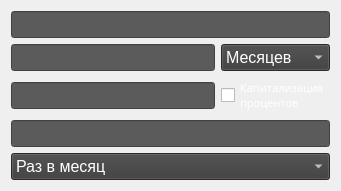
  <widget class="QWidget" name="layoutWidget">
   <property name="geometry">
    <rect>
     <x>350</x>
     <y>10</y>
     <width>341</width>
     <height>171</height>
    </rect>
   </property>
   <layout class="QGridLayout" name="gridLayout_3">
    <item row="2" column="0">
     <widget class="QLineEdit" name="procen_stavka_value">
      <property name="font">
       <font>
        <pointsize>12</pointsize>
       </font>
      </property>
      <property name="styleSheet">
       <string notr="true">background-color: rgb(91, 91, 91);
color: rgb(246, 255, 245);</string>
      </property>
     </widget>
    </item>
    <item row="0" column="0" colspan="2">
     <widget class="QLineEdit" name="summa_vklada_value">
      <property name="font">
       <font>
        <pointsize>12</pointsize>
       </font>
      </property>
      <property name="styleSheet">
       <string notr="true">background-color: rgb(91, 91, 91);
color: rgb(246, 255, 245);</string>
      </property>
     </widget>
    </item>
    <item row="3" column="0" colspan="2">
     <widget class="QLineEdit" name="stavka_naloga_value">
      <property name="font">
       <font>
        <pointsize>12</pointsize>
       </font>
      </property>
      <property name="styleSheet">
       <string notr="true">background-color: rgb(91, 91, 91);
color: rgb(246, 255, 245);</string>
      </property>
     </widget>
    </item>
    <item row="1" column="1">
     <widget class="QComboBox" name="size_of_deposit">
      <property name="font">
       <font>
        <pointsize>12</pointsize>
       </font>
      </property>
      <property name="styleSheet">
       <string notr="true">color: white;
background-color: rgb(59, 59, 59);</string>
      </property>
      <item>
       <property name="text">
        <string>Месяцев</string>
       </property>
      </item>
      <item>
       <property name="text">
        <string>Лет</string>
       </property>
      </item>
     </widget>
    </item>
    <item row="4" column="0" colspan="2">
     <widget class="QComboBox" name="hz_output">
      <property name="font">
       <font>
        <pointsize>12</pointsize>
       </font>
      </property>
      <property name="styleSheet">
       <string notr="true">color: white;
background-color: rgb(59, 59, 59);</string>
      </property>
      <item>
       <property name="text">
        <string>Раз в месяц</string>
       </property>
      </item>
      <item>
       <property name="text">
        <string>Раз в 6 месяцев</string>
       </property>
      </item>
      <item>
       <property name="text">
        <string>Раз  в 12 месяцев</string>
       </property>
      </item>
      <item>
       <property name="text">
        <string>В конце срока депозита</string>
       </property>
      </item>
     </widget>
    </item>
    <item row="1" column="0">
     <widget class="QLineEdit" name="srok_razmesheniya_value">
      <property name="font">
       <font>
        <pointsize>12</pointsize>
       </font>
      </property>
      <property name="styleSheet">
       <string notr="true">background-color: rgb(91, 91, 91);
color: rgb(246, 255, 245);</string>
      </property>
     </widget>
    </item>
    <item row="2" column="1">
     <widget class="QCheckBox" name="kapital_proc">
      <property name="font">
       <font>
        <family>Copperplate</family>
        <pointsize>8</pointsize>
        <weight>50</weight>
        <italic>false</italic>
        <bold>false</bold>
       </font>
      </property>
      <property name="styleSheet">
       <string notr="true">font: 8pt &quot;Copperplate&quot;;
color: white;</string>
      </property>
      <property name="text">
       <string>Капитализация
процентов</string>
      </property>
     </widget>
    </item>
   </layout>
  </widget>
